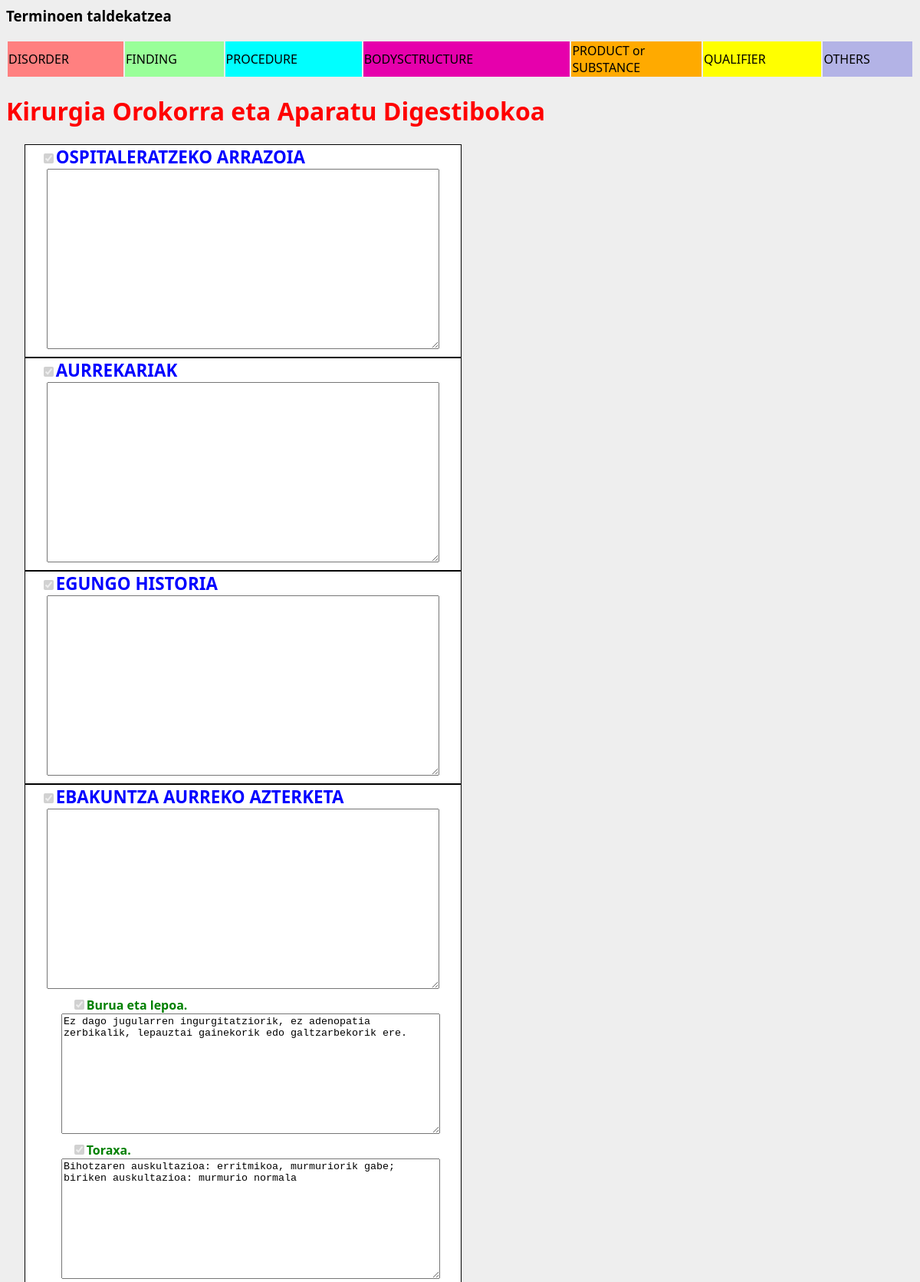
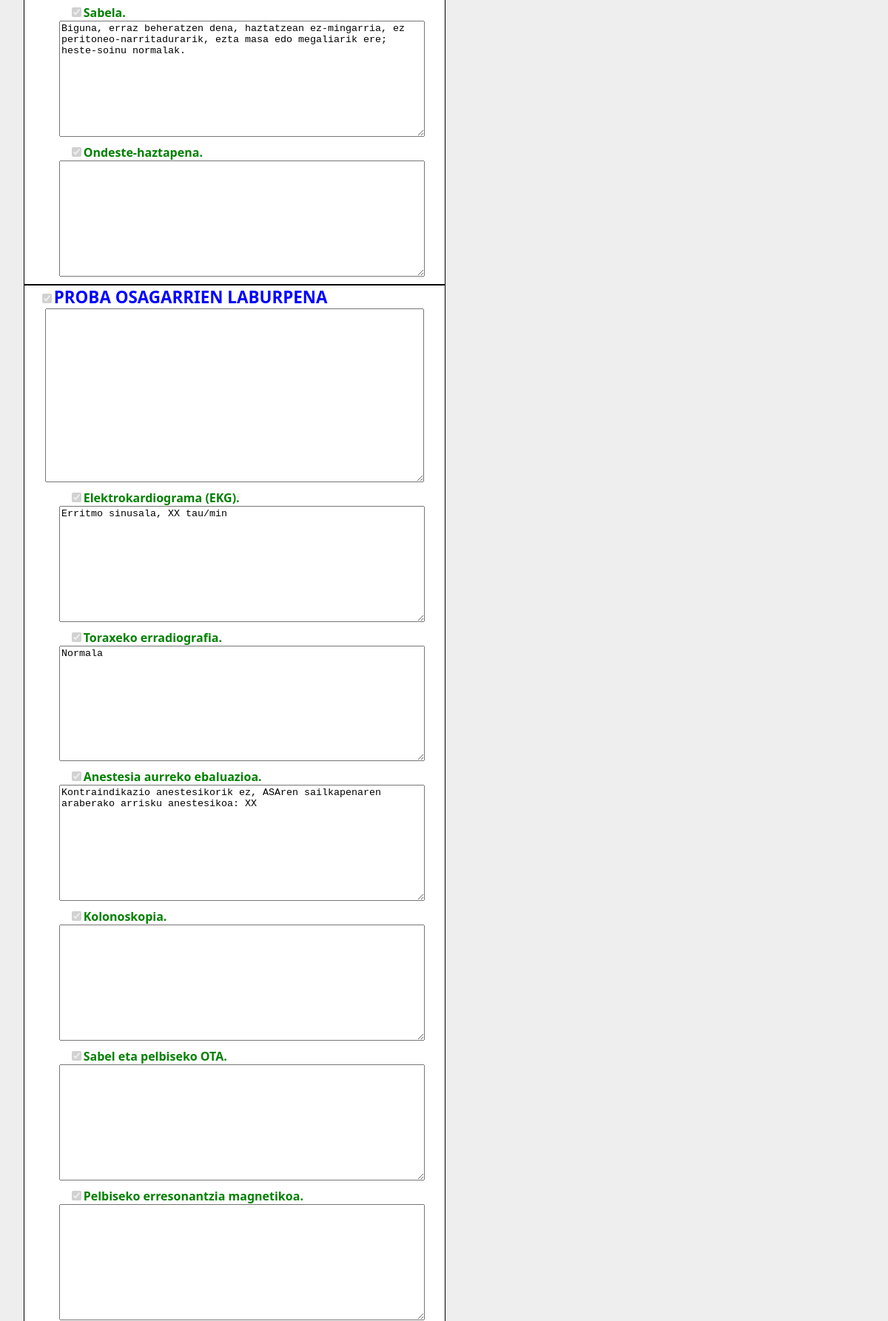
The app's page /txantiloiak/8/berria (upper part) with its own data (2 pictures, top to bottom).
### txantiloiak/models.py (models this page shows, shortened)
class Espezialitatea(models.Model):
    izena = models.CharField(max_length=50)
    MOTA_AUKERAK = (
        ('AL','Alta txostena'),
        ('EB','Ebolutiboa'),
    )
    mota = models.CharField(max_length=2,
                            choices=MOTA_AUKERAK)
    def __str__(self):
        return self.izena

class Atala(models.Model):
    izenburua = models.CharField(max_length=50)
    hautazkoa = models.BooleanField(default=False)
    espezialitatea = models.ForeignKey('Espezialitatea')
    testua = models.TextField(blank=True,default='')
    ordena = models.IntegerField()
    class Meta:
        ordering = ['espezialitatea','ordena']
    def defektuzkoTestua(self):
        if self.testua=='':
            return False
        else:
            return True
    defektuzkoTestua.boolean = True

class Azpiatala(models.Model):
    izenburua = models.CharField(max_length=50)
    hautazkoa = models.BooleanField(default=False)
    goiatala = models.ForeignKey(Atala)
    testua = models.TextField(blank=True,default='')
    ordena = models.IntegerField()
    class Meta:
        ordering = ['goiatala','ordena']

### txantiloiak/views.py (the view, shortened to what this page needs)
# urls.py: url(r'^(?P<pk>[0-9]+)/berria$', views.EspezialitateaView.as_view(), name='espezialitatea'),
class EspezialitateaView(generic.DetailView):
    model = Espezialitatea
    template_name = 'txantiloiak/espezialitatea.html'
    def get_context_data(self,*args,**kwargs):
        context = super(EspezialitateaView, self).get_context_data(*args,**kwargs)
        txosList = Txostena.objects.filter(id=self.kwargs.get("txosten_id",None))
        return context

### txantiloiak/templatetags/txantiloiak_extras.py (called while the page is built)
@register.filter()
def hautazkoaChecked(value):
    if not value:
        return "checked disabled"
    elif value == "check":
        return "checked"
    else:
        return ""

@register.filter()
def hautazkoaCollapse(value):
    if not value or value == "check":
        return "display:block"
    else:
        return "display:none"

### txantiloiak/templates/txantiloiak/espezialitatea.html (shortened to what this page needs)
{% load staticfiles %}
{% load txantiloiak_extras %}
<head>
</head>
<link rel="stylesheet" type="text/css" href="{% static 'txantiloiak/style.css' %}"  />
<h3> Terminoen taldekatzea </h3>
<table style="width:100%">
  <tr>
    <td style="width:30px; background-color:#ff8080">DISORDER</td>
    <td style="width:30px; background-color:#99ff99">  FINDING</td>
    <td style="width:30px; background-color: #00ffff">  PROCEDURE</td>
    <td style="width:30px; background-color: #e600ac">  BODYSCTRUCTURE</td>
    <td style="width:30px; background-color: #ffaa00">  PRODUCT or SUBSTANCE </td>
    <td style="width:30px; background-color: #ffff00">  QUALIFIER</td>
    <td style="width:30px; background-color: #b3b3e6">  OTHERS</td>
  </tr>
</table>
<div class="espe">
<h1>{{ espezialitatea }}</h1>
{% if txostena %}
<form action="{% url 'txantiloiak:gordeAldatua' txostena.id %}" method="post" id="txostena" >
{% else %}
<form action="{% url 'txantiloiak:gorde' espezialitatea.id %}" method="post" id="txostena" >
{% endif %}
  {% for atal in espezialitatea.atala_set.all %}
     <div class="atal">
      <label for="atal">
        <input type="checkbox"  name="atalch"  onclick="ShowHideDiv(this,'testuT{{ atal.id }}')" value="{{ atal.id }}" {{atal.hautazkoa|hautazkoaChecked}}>{{ atal.izenburua }}
      </label>
      <div class="testu" id="testuT{{ atal.id }}" style="{{atal.hautazkoa|hautazkoaCollapse}}" >
        <textarea form="txostena"  onblur = "jsonLortu('{{ atal.id }}')" id="testu{{ atal.id }}" name="testu{{ atal.id }}">{% if txostena%}{% get_eduk_atala txostena.id atal.id %}{% else %}{{atal.testua}}{% endif %}</textarea>
      </div>
      {% for azp in atal.azpiatala_set.all %}
        <div class="azpi">
          <label1 for="azpi">
	           <input type="checkbox" name="azpich"   onclick="ShowHideDiv(this,'testuT{{atal.id}}_{{ azp.id }}')" value="{{atal.id}}_{{ azp.id }}" {% if txostena %}{% get_gord_azpiatala txostena.id azp.id atal.id as badago %}{{badago|hautazkoaChecked}}{% else %}{{azp.hautazkoa|hautazkoaChecked}}{% endif %}>{{ azp.izenburua }}.
          </label1>
          <div class="testu" id="testuT{{atal.id}}_{{ azp.id }}" style="{% if txostena %}{% get_gord_azpiatala txostena.id azp.id atal.id as badago %}{{badago|hautazkoaCollapse}}{% else %}{{azp.hautazkoa|hautazkoaCollapse}}{% endif %}" >
	    <textarea form="txostena" onblur = "jsonLortu('{{atal.id}}_{{ azp.id }}')" name="testu{{atal.id}}_{{ azp.id }}" id="testu{{atal.id}}_{{ azp.id }}">{% if txostena %}{% get_eduk_azpiatala txostena.id azp.id atal.id %}{% else %}{{azp.testua}}{% endif %}</textarea>
	        </div>
	      </div>
        {% endfor %}
  </div>
{% endfor %}
</form>
</div>

### txantiloiak/static/txantiloiak/style.css (style rules this page uses)
.espe label { margin-left:20px; color:blue; text-transform: uppercase; font-size:140%; font-weight:bold; }
.azpi label1 { margin-left:40px; color:green; font-size:100%; font-weight: bold; }
.atal { position: relative; left: 2%; color:black; border-style: solid; border-width: 1px; size:80%; width: 48%; background-color:white; }
.testu textarea { width: 90%; margin-left: 5%; margin-right: 5%; height: 30%; margin-bottom: 10px; }
.azpi { margin-left:20px; color:green; }
.azpi textarea { width: 90%; margin-left: 5%; margin-right: 5%; height: 20%; margin-bottom: %50; }
.espe h1 { color:red; }

### records on screen
Espezialitatea: izena "Kirurgia Orokorra eta Aparatu Digestibokoa"
Atala: izenburua "OSPITALERATZEKO ARRAZOIA"
Atala: izenburua "AURREKARIAK"
Atala: izenburua "EGUNGO HISTORIA"
Atala: izenburua "EBAKUNTZA AURREKO AZTERKETA", id "Ez dago jugularren ingurgitatziorik, ez adenopatia zerbikalik, lepauztai gainekorik edo galtzarbekorik ere.", id "Bihotzaren auskultazioa: erritmikoa, murmuriorik gabe; biriken auskultazioa: murmurio normala", id "Biguna, erraz beheratzen dena, haztatzean ez-mingarria, ez peritoneo-narritadurarik, ezta masa edo megaliarik ere; heste-soinu normalak."
Azpiatala: izenburua "Burua eta lepoa"
Azpiatala: izenburua "Toraxa"
Azpiatala: izenburua "Sabela"
Azpiatala: izenburua "Ondeste-haztapena"
Atala: izenburua "PROBA OSAGARRIEN LABURPENA", id "Erritmo sinusala, XX tau/min", id "Normala", id "Kontraindikazio anestesikorik ez, ASAren sailkapenaren araberako arrisku anestesikoa: XX"
Azpiatala: izenburua "Elektrokardiograma (EKG)"
Azpiatala: izenburua "Toraxeko erradiografia"
Azpiatala: izenburua "Anestesia aurreko ebaluazioa"
Azpiatala: izenburua "Kolonoskopia"
Azpiatala: izenburua "Sabel eta pelbiseko OTA"
Azpiatala: izenburua "Pelbiseko erresonantzia magnetikoa"
